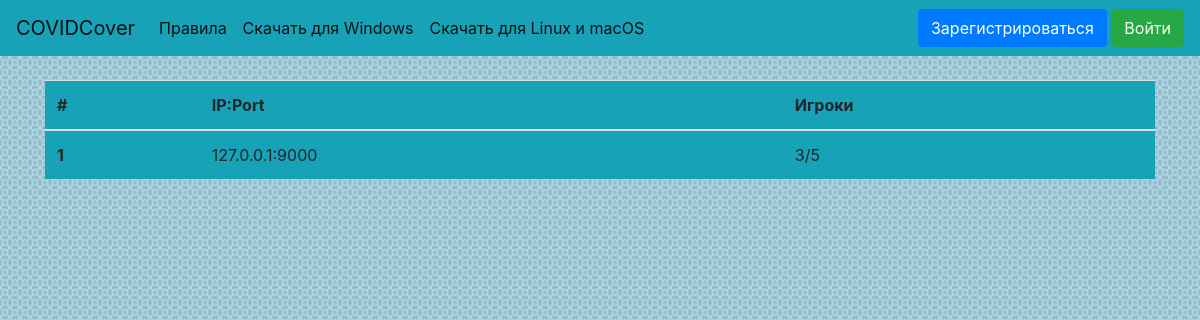
The page /monitor_servers on the database as committed earlier.
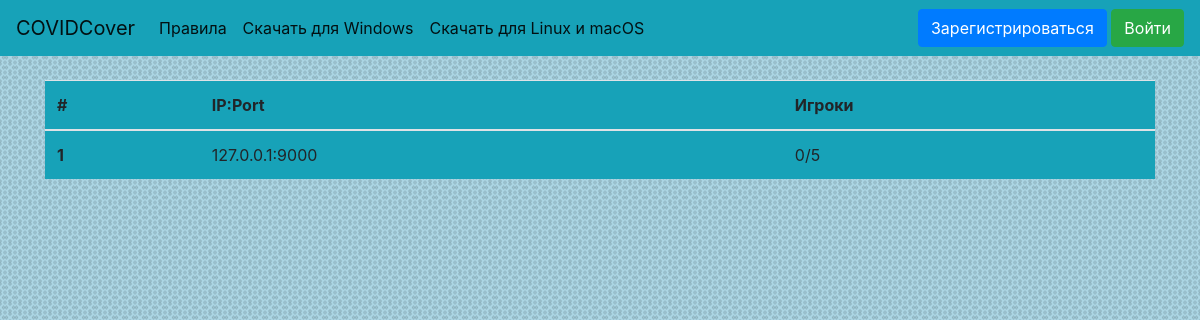
The same page on the database as committed later.
### website/data/server.py (models this page shows)
class Server(SqlAlchemyBase, SerializerMixin):
    __tablename__ = 'servers'
    id = Column(Integer, primary_key=True, autoincrement=True, unique=True)
    ip = Column(String, unique=True)
    limit = Column(Integer, unique=False, default=5)
    players = Column(String, default='', unique=False)
    players_n = Column(Integer, default=0, unique=False)
    token = Column(String, default=lambda: str(uuid4()), unique=True)
    orders = Column(String, default='', unique=False)
    roles = Column(String, default=' pol pol use use cou ', unique=False)
    running = Column(Boolean, default=1, unique=False)

### website/main.py (the view)
@app.route('/monitor_servers')
def monitor_servers():
    message = request.args.get('message')
    session = create_session()
    servers = session.query(Server).filter(Server.limit > Server.players_n, Server.running)
    return render_template('monitor_servers.html', title='COVIDCover - Сервера', servers=servers, message=message)

### website/data/db_session.py (called while the page is built)
def create_session():
    global __factory
    return __factory()

### website/templates/monitor_servers.html
{% extends 'base.html' %}
{% block body %}
<div>
    <table class="table bg-info">
        <thead>
            <tr>
                <th scope="col">#</th>
                <th scope="col">IP:Port</th>
                <th scope="col">Игроки</th>
            </tr>
        </thead>
    <tbody>
        {% for server in servers %}
        <tr>
            <th scope="row">{{ loop.index }}</th>
            <td>{{ server.ip }}</td>
            <td>{{ server.players_n }}/{{ server.limit }}</td>
        </tr>
        {% endfor %}
    </tbody>
    </table>
</div>
{% endblock %}

Rows that differ between the two databases and show on the page:
changed Server: players_n "3" → "0"
